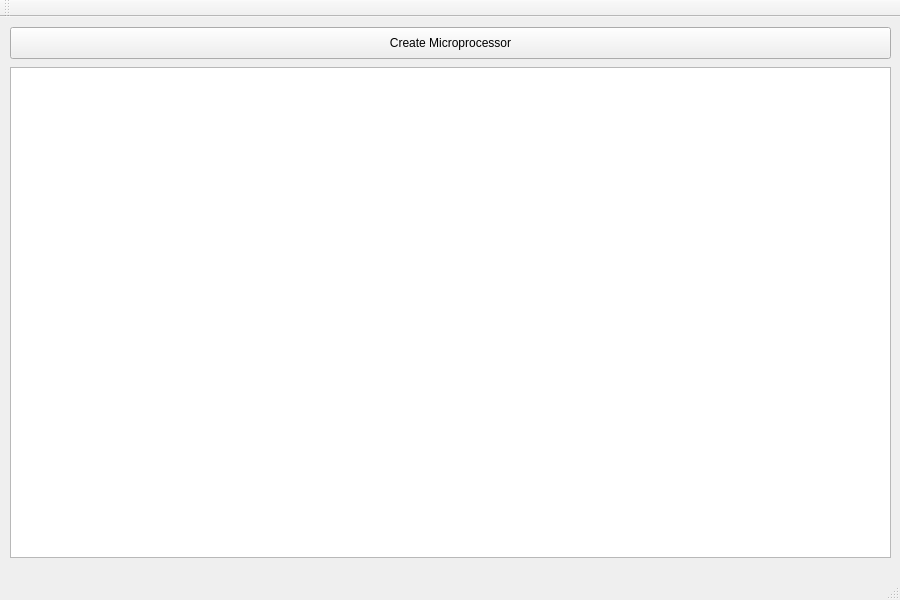
<?xml version="1.0" encoding="UTF-8"?>
<ui version="4.0">
 <class>MainWindow</class>
 <widget class="QMainWindow" name="MainWindow">
  <property name="geometry">
   <rect>
    <x>0</x>
    <y>0</y>
    <width>900</width>
    <height>600</height>
   </rect>
  </property>
  <property name="windowTitle">
   <string>MainWindow</string>
  </property>
  <widget class="QWidget" name="centralWidget">
   <widget class="QPushButton" name="pushButton">
    <property name="geometry">
     <rect>
      <x>10</x>
      <y>10</y>
      <width>881</width>
      <height>32</height>
     </rect>
    </property>
    <property name="text">
     <string>Create Microprocessor</string>
    </property>
   </widget>
   <widget class="QGraphicsView" name="graphicsView">
    <property name="geometry">
     <rect>
      <x>10</x>
      <y>50</y>
      <width>881</width>
      <height>491</height>
     </rect>
    </property>
   </widget>
  </widget>
  <widget class="QMenuBar" name="menuBar">
   <property name="geometry">
    <rect>
     <x>0</x>
     <y>0</y>
     <width>900</width>
     <height>22</height>
    </rect>
   </property>
  </widget>
  <widget class="QToolBar" name="mainToolBar">
   <attribute name="toolBarArea">
    <enum>TopToolBarArea</enum>
   </attribute>
   <attribute name="toolBarBreak">
    <bool>false</bool>
   </attribute>
  </widget>
  <widget class="QStatusBar" name="statusBar"/>
 </widget>
 <layoutdefault spacing="6" margin="11"/>
 <resources/>
 <connections/>
</ui>
